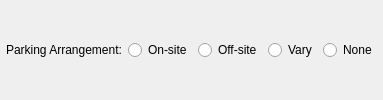
                   <widget class="QWidget" name="widget_9" native="true">
                    <property name="minimumSize">
                     <size>
                      <width>0</width>
                      <height>10</height>
                     </size>
                    </property>
                    <layout class="QGridLayout" name="gridLayout_10">
                     <property name="leftMargin">
                      <number>6</number>
                     </property>
                     <property name="topMargin">
                      <number>6</number>
                     </property>
                     <property name="rightMargin">
                      <number>6</number>
                     </property>
                     <property name="bottomMargin">
                      <number>6</number>
                     </property>
                     <item row="0" column="0">
                      <widget class="QLabel" name="setback_HDR_avg_lbl_2">
                       <property name="text">
                        <string>Parking Arrangement:</string>
                       </property>
                      </widget>
                     </item>
                     <item row="0" column="1">
                      <widget class="QRadioButton" name="parking_on">
                       <property name="text">
                        <string>On-site</string>
                       </property>
                      </widget>
                     </item>
                     <item row="0" column="2">
                      <widget class="QRadioButton" name="parking_off">
                       <property name="text">
                        <string>Off-site</string>
                       </property>
                      </widget>
                     </item>
                     <item row="0" column="3">
                      <widget class="QRadioButton" name="parking_vary">
                       <property name="text">
                        <string>Vary</string>
                       </property>
                      </widget>
                     </item>
                     <item row="0" column="4">
                      <widget class="QRadioButton" name="parking_none">
                       <property name="text">
                        <string>None</string>
                       </property>
                      </widget>
                     </item>
                    </layout>
                   </widget>
